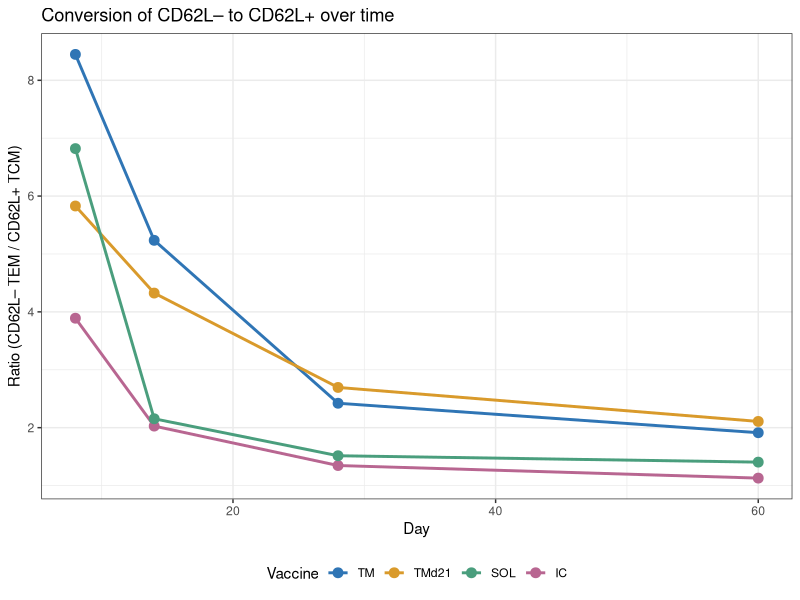

Recreate this plot in R.
library(ggplot2)
library(dplyr)
library(tidyr)

theme_set(theme_bw())

vaccine_levels <- c("TM", "TMd21", "SOL", "IC")
formulation_cols <- c(
  TM    = "#2F75B5",
  TMd21 = "#D99A2B",
  SOL   = "#4A9E7D",
  IC    = "#B86691"
)

# ------------------------------------------------------------------
# Read the data — note sep = "\t"
# ------------------------------------------------------------------
df <- read.table(text = "
Vaccine	Day	Value	Measurement_type
IC	8	20.35	CD44+ CD62L+ TCM (% tetramer)
IC	14	33.08333333	CD44+ CD62L+ TCM (% tetramer)
IC	28	42.63333333	CD44+ CD62L+ TCM (% tetramer)
IC	60	46.66666667	CD44+ CD62L+ TCM (% tetramer)
SOL	8	12.7	CD44+ CD62L+ TCM (% tetramer)
SOL	14	31.71666667	CD44+ CD62L+ TCM (% tetramer)
SOL	28	39.76666667	CD44+ CD62L+ TCM (% tetramer)
SOL	60	41.35833333	CD44+ CD62L+ TCM (% tetramer)
TM	8	10.52	CD44+ CD62L+ TCM (% tetramer)
TM	14	16.045	CD44+ CD62L+ TCM (% tetramer)
TM	28	29.18333333	CD44+ CD62L+ TCM (% tetramer)
TM	60	33.99166667	CD44+ CD62L+ TCM (% tetramer)
TMd21	8	14.54	CD44+ CD62L+ TCM (% tetramer)
TMd21	14	18.79583333	CD44+ CD62L+ TCM (% tetramer)
TMd21	28	27.01666667	CD44+ CD62L+ TCM (% tetramer)
TMd21	60	32.11666667	CD44+ CD62L+ TCM (% tetramer)
IC	8	79.16666667	CD44+ CD62L- TEM (% tetramer)
IC	14	67.05833333	CD44+ CD62L- TEM (% tetramer)
IC	28	57.36666667	CD44+ CD62L- TEM (% tetramer)
IC	60	52.65833333	CD44+ CD62L- TEM (% tetramer)
SOL	8	86.61666667	CD44+ CD62L- TEM (% tetramer)
SOL	14	68.29166667	CD44+ CD62L- TEM (% tetramer)
SOL	28	60.23333333	CD44+ CD62L- TEM (% tetramer)
SOL	60	58.08333333	CD44+ CD62L- TEM (% tetramer)
TM	8	88.86666667	CD44+ CD62L- TEM (% tetramer)
TM	14	84.00833333	CD44+ CD62L- TEM (% tetramer)
TM	28	70.66666667	CD44+ CD62L- TEM (% tetramer)
TM	60	65.00833333	CD44+ CD62L- TEM (% tetramer)
TMd21	8	84.75	CD44+ CD62L- TEM (% tetramer)
TMd21	14	81.28333333	CD44+ CD62L- TEM (% tetramer)
TMd21	28	72.8	CD44+ CD62L- TEM (% tetramer)
TMd21	60	67.68333333	CD44+ CD62L- TEM (% tetramer)
", header = TRUE, sep = "\t", stringsAsFactors = FALSE)

# ------------------------------------------------------------------
# Reshape: one row per Vaccine-Day with TCM and TEM columns
# ------------------------------------------------------------------
df_wide <- df %>%
  mutate(Measurement = ifelse(grepl("TCM", Measurement_type), "TCM", "TEM")) %>%
  select(Vaccine, Day, Measurement, Value) %>%
  pivot_wider(names_from = Measurement, values_from = Value) %>%
  mutate(
    Ratio   = TEM / TCM,
    Vaccine = factor(Vaccine, levels = vaccine_levels)
  )

# ------------------------------------------------------------------
# Plot
# ------------------------------------------------------------------
p <- ggplot(df_wide, aes(x = Day, y = Ratio, colour = Vaccine, group = Vaccine)) +
  geom_line(linewidth = 1) +
  geom_point(size = 3) +
  scale_colour_manual(values = formulation_cols, drop = FALSE) +
  labs(
    x      = "Day",
    y      = "Ratio (CD62L– TEM / CD62L+ TCM)",
    title  = "Conversion of CD62L– to CD62L+ over time",
    colour = "Vaccine"
  ) +
  theme_bw() +
  theme(legend.position = "bottom")

print(p)

# Optional: log10 scale on y-axis
# p + scale_y_log10() + labs(y = "log10 (Ratio TEM / TCM)")
